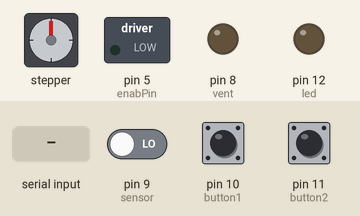
Recording of a sketch running on a simulated Arduino Uno, built with avr-gcc and run on an emulated ATmega328P. Parts: stepper motor, switched loads named in the sketch (green lamp = pin HIGH), output pins drawn as LEDs (lit = HIGH). Wiring (inferred from the names in the program): stepper motor driver (200 steps per turn assumed): step pin 7; direction pin 6. The inputs (shaded band) are chosen by the test bench; at power-on: pin 9 (sensor) LOW, pin 10 (button1) LOW, pin 11 (button2) LOW. Pins used as bus, display or sensor lines are not drawn; what the sketch prints to the serial monitor is not drawn.

Above: at 0.8 s.
0.9 s: "5" received over Serial
At 1.9 s:
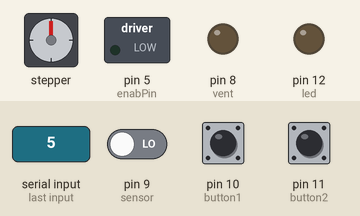
9.9 s: "0" received over Serial
12.9 s: pin 9 (sensor) driven HIGH
15.9 s: pin 9 (sensor) driven LOW
18.9 s: pin 9 (sensor) driven HIGH
20.6 s: pin 10 (button1) pulled HIGH for 0.15 s
At 21.1 s:
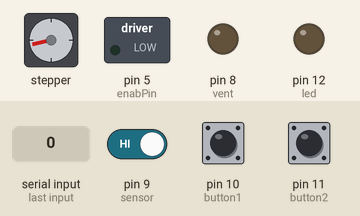
Timing chart, 0 to 71.2 s (numbered marks = the images above; inputs shaded):
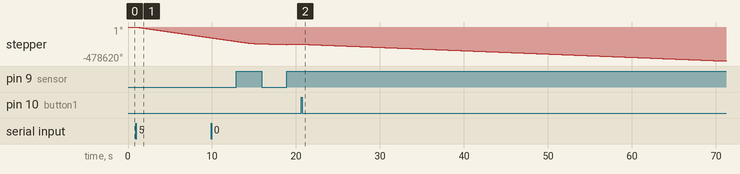

Measured:
- after the input at 0.9 s, stepper: keeps turning counter-clockwise at about 16837°/s, starting at once
- after the input at 20.6 s, stepper: keeps turning counter-clockwise at about 4676°/s, starting at once

The sketch:

telecine_tromso.ino
```cpp
#include <inttypes.h>

/* pins circuito
    enab
    dir
    step
    vent
    sensor
    boton1
    boton2
    led
    pot
*/
const int enabPin = 5;
const int dirPin = 6;
const int stepPin = 7;
const int vent = 8;
const int sensor = 9;
const int button1 = 10;
const int button2 = 11;
const int led = 12;
const int pot = A0;

bool home_position = false;
bool first_round = false;

#define auto_reset              0
#define start_moving_forward    1
#define start_moving_backward   2
#define keep_moving             3
#define start_braking           4
#define keep_braking            5
#define auto_end                6
#define frame                   7
#define led2                    8

static uint8_t state = start_braking;
static uint8_t is_manual = 0;

int move_motor(void){

  for (int i = 0; i < 38; i++){
    digitalWrite(stepPin, HIGH);
    delayMicroseconds(50);
    digitalWrite(stepPin, LOW);
    delayMicroseconds(50);
      }
}

int advance_constant(int x){

  int  val = digitalRead(sensor);
  int counter = 0;
  while (counter < x){
    for (int i = 0; i < 6400; i ++){
      digitalWrite(stepPin, HIGH);
      delayMicroseconds(50);
      digitalWrite(stepPin, LOW);
      delayMicroseconds(50);
  }
  Serial.write('0' + val);
  digitalWrite(led, HIGH);
  delayMicroseconds(500);
  digitalWrite(led, LOW);
  counter += 1;
  Serial.println(counter);

}

}
int serial_monitor(void){

  byte gate[8]; //array used to make an average of the values; 0 means the shutter is in front of the sensor
  int sum_gate = 0;
  int val = 0;

    if (state == start_moving_forward){
      for (int i = 0; i < 8; i ++){
      val = digitalRead(sensor);
      gate[i] = val;
      }
      for (int i = 0; i < 8; i ++){
        sum_gate += gate[i];
        Serial.println("This is the value of the gate");
        Serial.println(gate[i]);
      }
      Serial.println(sum_gate);

      if (sum_gate == 8){
        digitalWrite(led, HIGH);
        delayMicroseconds(1000);
        digitalWrite(led, LOW);
        delayMicroseconds(1000);
      }else{
        sum_gate = 0;
      }
    }
}

int blinking_led(void){
  for (int i = 0; i < 50; i ++){
    digitalWrite(led, HIGH);
    delay(200);
    digitalWrite(led, LOW);
    delayMicroseconds(200);
  }

  state = auto_end;
}

int homing(void){

  digitalWrite(dirPin, LOW);
  int val = 0;
  bool gate_closed = true; //boolean related roughly to the shutter in front of the sensor
  bool center_not_found = true; //boolean related precisely to the sensor being at the end of the shutter
  byte gate[8]; //array used to make an average of the values; 0 means the shutter is in front of the sensor
  int sum_gate = 0;

    while (gate_closed == true && center_not_found == true){
      for (int i = 0; i < 8; i ++){
      digitalWrite(stepPin, HIGH);
      delayMicroseconds(50);
      digitalWrite(stepPin, LOW);
      delayMicroseconds(50);
      val = digitalRead(sensor);
      gate[i] = val;
      }
      for (int i = 0; i < 8; i ++){
        sum_gate += gate[i];
        Serial.println(gate[i]);
      }
      Serial.println(sum_gate);

      if (sum_gate == 0){
        gate_closed = false;
        continue;
      }else{
        sum_gate = 0;
        continue;
      }
    }

   if (gate_closed == false){
      val = digitalRead(sensor);

      while (center_not_found == true){
        Serial.println("buscando el 8");
        for (int i = 0; i < 8; i ++){
        digitalWrite(stepPin, HIGH);
        delayMicroseconds(50);
        digitalWrite(stepPin, LOW);
        delayMicroseconds(50);
        val = digitalRead(sensor);
        gate[i] = val;
      }
      for (int i = 0; i < 8; i ++){
        sum_gate += gate[i];
        Serial.println(gate[i]);
      }
      Serial.println(sum_gate);
      if (sum_gate == 8){
        center_not_found = false;
        continue;
      }else{
        sum_gate = 0;
        continue;
      }
    }
  }

    digitalWrite(dirPin, HIGH);
    for (int i = 0; i < 65; i++){
      move_motor();
      }
}

void advance_frame(int x){

  int  val = digitalRead(sensor);
  int counter = 0;
  digitalWrite(dirPin, LOW);
  while (counter < x){
    for (int i = 0; i < 6400; i ++){
      digitalWrite(stepPin, HIGH);
      delayMicroseconds(50);
      digitalWrite(stepPin, LOW);
      delayMicroseconds(50);
  }
  Serial.write('0' + val);
  digitalWrite(led, HIGH);
  delayMicroseconds(500);
  digitalWrite(led, LOW);
  counter += 1;
  Serial.println(counter);
}
  state = auto_end;
}


ISR(TIMER1_OVF_vect)
{

  switch ( state )
  {
    case auto_reset:
      homing();
      Serial.println("Homing executed");
      state = auto_end;
      Serial.println(state);
      break;

    case start_moving_forward:
      homing();
      digitalWrite(dirPin, LOW);
      delayMicroseconds(1000000);
      goto START_MOVING;

    case start_moving_backward:
      homing();
      digitalWrite(dirPin, HIGH);
      delayMicroseconds(1000000);
      goto START_MOVING;

START_MOVING:
      state = keep_moving;
      break;

    case keep_moving:
      home_position = false;
      move_motor();
      state = keep_moving;
      break;

    case start_braking:
      digitalWrite(stepPin, LOW);
      state = keep_braking;
      break;

    case keep_braking:
      digitalWrite(stepPin, LOW);
      state = auto_end;
      break;

    case auto_end:
      home_position = false;
      break;

    case frame:
      advance_frame(20);
      break;

    case led2:
      blinking_led();
      break;
  }

  /* buttons */
  if ( digitalRead(button1) ) /* button 1 */
  {
    if ( is_manual == 0 )
    {
      is_manual = 1;
      homing();
      delayMicroseconds(500000);
      Serial.println("Aqui");
      state = start_moving_forward;
    }
  }
  else if ( digitalRead(button2) ) /* button 2 */
  {
    if ( is_manual == 0 )
    {
      homing();
      delayMicroseconds(500000);
      is_manual = 1;
      state = start_moving_backward;
    }
  }
  else if ( is_manual )
  {
    /* was manual, start brake */
    is_manual = 0;
    state = start_braking;
  }
}


/*ISR(TIMER2_OVF_vect)
{
  //blinking_led();
}

*/
int main(void) {

  pinMode(enabPin, OUTPUT);
  pinMode(dirPin, OUTPUT);
  pinMode(stepPin, OUTPUT);
  pinMode(vent, OUTPUT);
  pinMode(sensor, INPUT);
  pinMode(button1, INPUT);
  pinMode(button2, INPUT);
  pinMode(led, OUTPUT);
  pinMode(A0, INPUT);

  digitalWrite(enabPin, LOW);
  digitalWrite(dirPin, HIGH);

  Serial.begin(115200);

cli ();
TCCR1A = (0 << COM1A1) | (0 << COM1A0) /* disconnected */
       | (0 << COM1B1) | (0 << COM1B0) /* disconnected */
       | (0 << WGM11 ) | (1 << WGM10 );
TCCR1B = (0 << FOC1A ) | (0 << FOC1B )
       | (1 << WGM12 )
       | (1 << CS12  ) | (0 << CS11  ) | (0 << CS10 ); /* 256 prescaler */
TCNT1  = 0;
OCR1A  = 0;
OCR1B  = 0;
/*

TCCR2A = (0 << COM2A1) | (0 << COM2A0)
       | (0 << COM2B1) | (0 << COM2B0)
       | (1 << WGM21 ) | (1 << WGM20 );
TCCR2B = (0 << FOC2A ) | (0 << FOC2B )
       | (1 << WGM22 )
       | (0 << CS22  ) | (0 << CS21  );

TIMSK2 |= (1 << TOIE2);

TCNT2 = 0;
OCR2A = 0;
OCR2B = 0;
*/


TIMSK1 |= (1<<TOIE1);


GTCCR = 0;

sei();


  while (1)
  {

    if ( Serial.available() )
    {
      uint8_t code = Serial.read();
     Serial.println(code);
      switch ( code )
      {
        case '0':
          state = auto_reset;
          break;
        case '1':
          state = start_moving_forward;
          break;
        case '2':
          state = start_moving_backward;
          break;
        case '4':
          state = start_braking;
          break;
        case '5':
          state = frame;
          break;
        case '6':
          state = led2;
          break;

      }
    }
  }
}
/*

/*void loop() {
  homing();
  }*/
```

polarLab.ino
```cpp

```
